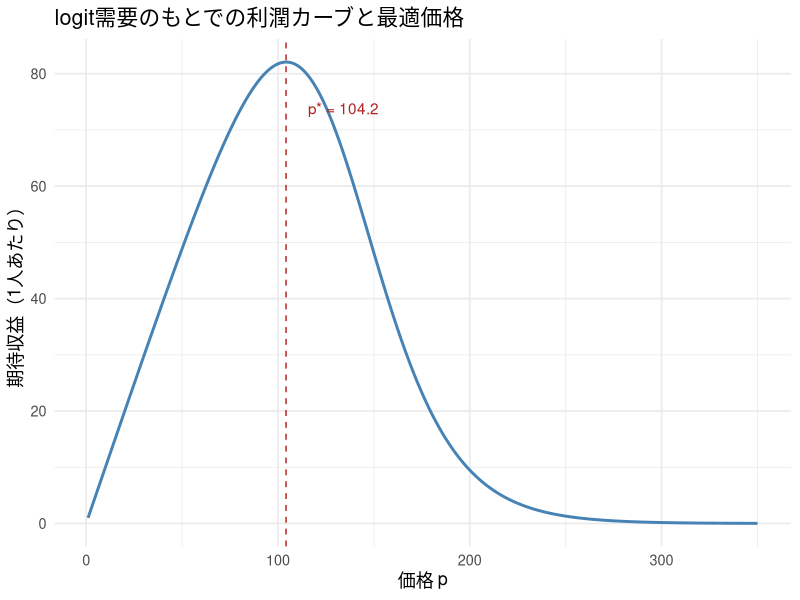
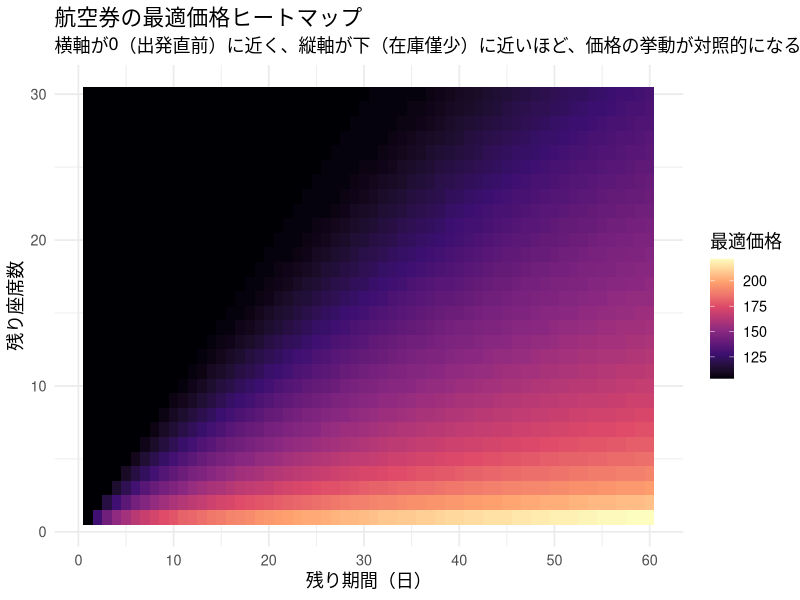
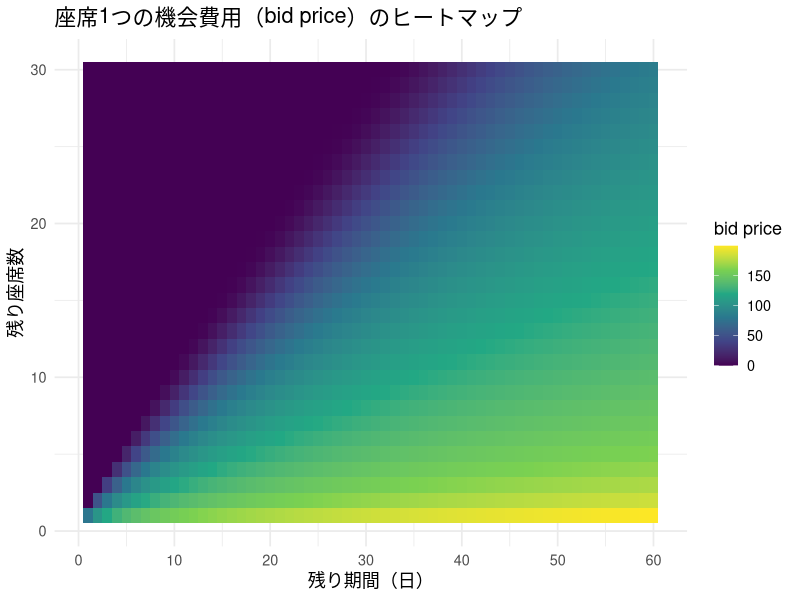
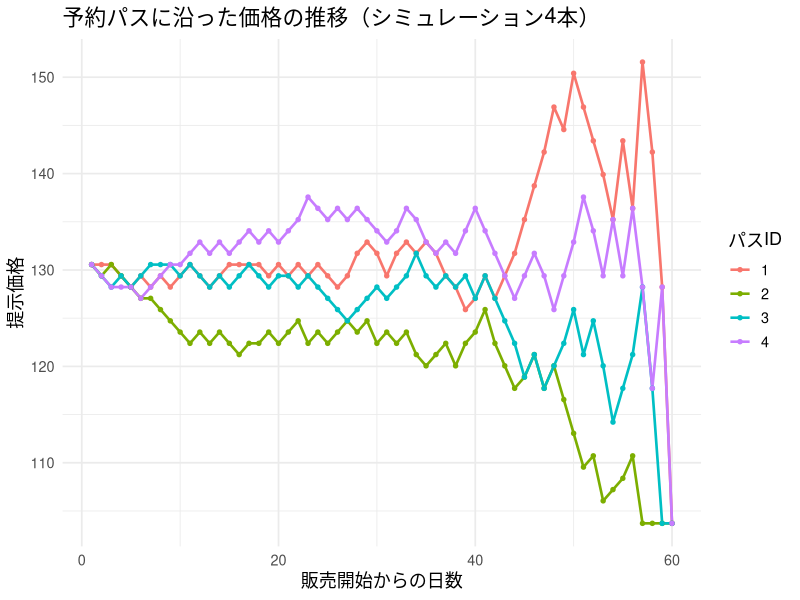
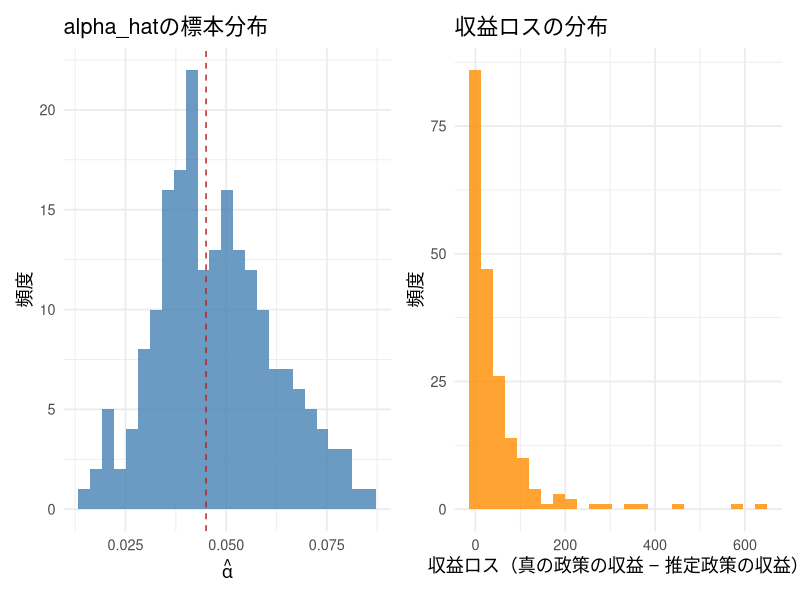

Here is the R script that generated these plots, in order:
## ---- chunk 1
#| include: false
library(ggplot2)
library(dplyr)
library(tidyr)
library(knitr)
library(patchwork)

set.seed(20265)

theme_lecture <- function() {
  fam <- if (Sys.info()[["sysname"]] == "Darwin") "Hiragino Sans" else ""
  theme_minimal(base_size = 13, base_family = fam)
}
theme_set(theme_lecture())
knitr::opts_chunk$set(fig.align = "center", dpi = 144)
options(scipen = 8)
## ---- chunk 2
#| label: lec15-static-profit
theta0 <- 6.0
alpha  <- 0.045

lambda_p <- function(p, theta0, alpha) {
  u <- theta0 - alpha * p
  1 / (1 + exp(-u))
}

p_grid <- seq(1, 350, length.out = 400)
profit_grid <- lambda_p(p_grid, theta0, alpha) * p_grid

static_df <- data.frame(price = p_grid, profit = profit_grid)
p_star_static <- p_grid[which.max(profit_grid)]

ggplot(static_df, aes(x = price, y = profit)) +
  geom_line(color = "steelblue", linewidth = 1) +
  geom_vline(xintercept = p_star_static, linetype = "dashed", color = "firebrick") +
  annotate("text", x = p_star_static + 30, y = max(profit_grid) * 0.9,
           label = paste0("p* = ", round(p_star_static, 1)), color = "firebrick") +
  labs(x = "価格 p", y = "期待収益（1人あたり）",
       title = "logit需要のもとでの利潤カーブと最適価格")
## ---- chunk 3
#| label: lec15-peakload
# 昼と夜、2期間の需要（線形、簡易的に）
q_day   <- function(p) pmax(100 - 2 * p, 0)
q_night <- function(p) pmax(60 - 2 * p, 0)

c_v <- 5   # 可変費用（発電1単位あたり）
c_K <- 20  # 容量費用（容量1単位を用意するコスト、固定費）

# ケースA: 容量費用を両期間で分担すると仮定した場合の価格
# （素朴な「平均費用」的発想、非効率の例として）
p_naive <- c_v + c_K / 2

# ケースB: Steinerのルール。容量を「使う」期（昼）だけが容量費用を負担する。
# 夜は可変費用のみ。昼は可変費用＋容量費用。
p_night_efficient <- c_v
p_day_efficient    <- c_v + c_K

peak_df <- data.frame(
  ルール = c("素朴な平均費用配分", "Steinerの効率的配分（昼）", "Steinerの効率的配分（夜）"),
  価格   = c(p_naive, p_day_efficient, p_night_efficient)
)
kable(peak_df, digits = 1, caption = "peak-load pricingの価格比較（数値例）")
## ---- chunk 4
#| label: lec15-dp-setup
# パラメータ設定：航空券1路線のイメージ
theta0      <- 6.0     # 価格ゼロでの基準効用
alpha       <- 0.045   # 価格係数（第2回以来の記法、alpha > 0）
lambda_bar  <- 0.95    # 1期あたりの客の到着確率
T_period    <- 60      # 販売期間（残り日数の最大値）
C_capacity  <- 30      # 座席数

p_grid <- seq(1, 350, length.out = 300)

purchase_prob <- function(p, theta0, alpha, lambda_bar) {
  u <- theta0 - alpha * p
  lambda_bar * (1 / (1 + exp(-u)))
}
## ---- chunk 5
#| label: lec15-dp-solve
solve_dp <- function(T_period, C_capacity, theta0, alpha, lambda_bar, p_grid) {
  # 行:t=0..T, 列:c=0..C。R索引はt+1, c+1にずれることに注意。
  V      <- matrix(0, nrow = T_period + 1, ncol = C_capacity + 1)
  pstar  <- matrix(NA_real_, nrow = T_period + 1, ncol = C_capacity + 1)
  lamstar <- matrix(0, nrow = T_period + 1, ncol = C_capacity + 1)

  lam_grid <- purchase_prob(p_grid, theta0, alpha, lambda_bar)  # 価格に依存、(t,c)に依らないので外で計算

  for (t in 1:T_period) {
    for (c in 1:C_capacity) {
      # Bellman方程式の右辺をそのまま評価（bid priceへの簡略化はしない）
      # V[t, c]     = V(t-1, c-1) （購入時：1期進み、在庫が1つ減る）
      # V[t, c + 1] = V(t-1, c)   （非購入時：1期進み、在庫は変わらない）
      obj <- lam_grid * (p_grid + V[t, c]) + (1 - lam_grid) * V[t, c + 1]
      best_idx <- which.max(obj)
      V[t + 1, c + 1]      <- obj[best_idx]
      pstar[t + 1, c + 1]  <- p_grid[best_idx]
      lamstar[t + 1, c + 1] <- lam_grid[best_idx]
    }
    V[t + 1, 1] <- 0  # 在庫ゼロ(c=0)なら収益なし
  }
  list(V = V, pstar = pstar, lamstar = lamstar)
}
## ---- chunk 6
#| label: lec15-dp-run
dp_result <- solve_dp(T_period, C_capacity, theta0, alpha, lambda_bar, p_grid)
V_mat      <- dp_result$V
pstar_mat  <- dp_result$pstar
lamstar_mat <- dp_result$lamstar

cat("期待総収益 V(T=60, C=30):", round(V_mat[T_period + 1, C_capacity + 1], 1), "\n")
cat("残り60日・満席時の最適価格:", round(pstar_mat[T_period + 1, C_capacity + 1], 1), "\n")
cat("残り60日・残り1席時の最適価格:", round(pstar_mat[T_period + 1, 2], 1), "\n")
cat("出発前日・満席時の最適価格:", round(pstar_mat[2, C_capacity + 1], 1), "\n")
## ---- chunk 7
#| label: lec15-heatmap-price
#| fig-cap: "最適価格 p*(t,c) のヒートマップ：残り期間×残り座席"
heat_df <- expand.grid(t = 1:T_period, c = 1:C_capacity) %>%
  rowwise() %>%
  mutate(price = pstar_mat[t + 1, c + 1]) %>%
  ungroup()

ggplot(heat_df, aes(x = t, y = c, fill = price)) +
  geom_tile() +
  scale_fill_viridis_c(name = "最適価格", option = "magma") +
  scale_x_continuous(breaks = seq(0, 60, 10)) +
  labs(x = "残り期間（日）", y = "残り座席数",
       title = "航空券の最適価格ヒートマップ",
       subtitle = "横軸が0（出発直前）に近く、縦軸が下（在庫僅少）に近いほど、価格の挙動が対照的になる")
## ---- chunk 8
#| label: lec15-bidprice
bid_price_df <- expand.grid(t = 1:T_period, c = 1:C_capacity) %>%
  rowwise() %>%
  mutate(bid_price = V_mat[t + 1, c + 1] - V_mat[t + 1, c]) %>%
  ungroup()

ggplot(bid_price_df, aes(x = t, y = c, fill = bid_price)) +
  geom_tile() +
  scale_fill_viridis_c(name = "bid price", option = "viridis") +
  scale_x_continuous(breaks = seq(0, 60, 10)) +
  labs(x = "残り期間（日）", y = "残り座席数",
       title = "座席1つの機会費用（bid price）のヒートマップ")
## ---- chunk 9
#| label: lec15-booking-paths
simulate_booking_path <- function(seed, T_period, C_capacity, pstar_mat, lamstar_mat) {
  set.seed(seed)
  c_remain <- C_capacity
  t_remain <- T_period
  path <- data.frame(day = integer(0), t_remain = integer(0), c_remain = integer(0), price = numeric(0))
  day <- 0
  while (t_remain >= 1 && c_remain >= 1) {
    day <- day + 1
    p   <- pstar_mat[t_remain + 1, c_remain + 1]
    lam <- lamstar_mat[t_remain + 1, c_remain + 1]
    path <- rbind(path, data.frame(day = day, t_remain = t_remain, c_remain = c_remain, price = p))
    bought <- runif(1) < lam
    if (bought) c_remain <- c_remain - 1
    t_remain <- t_remain - 1
  }
  path
}

paths_list <- lapply(1:4, function(i) {
  p <- simulate_booking_path(30000 + i, T_period, C_capacity, pstar_mat, lamstar_mat)
  p$path_id <- factor(i)
  p
})
paths_df <- bind_rows(paths_list)

ggplot(paths_df, aes(x = day, y = price, color = path_id)) +
  geom_line(linewidth = 0.9) +
  geom_point(size = 1.2) +
  labs(x = "販売開始からの日数", y = "提示価格",
       title = "予約パスに沿った価格の推移（シミュレーション4本）",
       color = "パスID")
## ---- chunk 10
#| label: lec15-fixed-price
evaluate_fixed_price <- function(p, T_period, C_capacity, theta0, alpha, lambda_bar) {
  lam <- purchase_prob(p, theta0, alpha, lambda_bar)  # スカラー
  W <- matrix(0, nrow = T_period + 1, ncol = C_capacity + 1)
  for (t in 1:T_period) {
    for (c in 1:C_capacity) {
      W[t + 1, c + 1] <- lam * (p + W[t, c]) + (1 - lam) * W[t, c + 1]
    }
    W[t + 1, 1] <- 0
  }
  W[T_period + 1, C_capacity + 1]
}

fixed_p_grid <- seq(1, 350, length.out = 150)
fixed_revenues <- sapply(fixed_p_grid, evaluate_fixed_price,
                          T_period = T_period, C_capacity = C_capacity,
                          theta0 = theta0, alpha = alpha, lambda_bar = lambda_bar)

best_fixed_idx <- which.max(fixed_revenues)
best_fixed_p   <- fixed_p_grid[best_fixed_idx]
best_fixed_rev <- fixed_revenues[best_fixed_idx]

dynamic_rev <- V_mat[T_period + 1, C_capacity + 1]
lift_pct <- 100 * (dynamic_rev - best_fixed_rev) / best_fixed_rev

comparison_df <- data.frame(
  方式 = c("最適固定価格", "動的価格（DP最適）"),
  価格の目安 = c(round(best_fixed_p, 1), "状態に応じて変動"),
  期待収益 = c(round(best_fixed_rev, 1), round(dynamic_rev, 1))
)
kable(comparison_df, caption = "固定価格 vs 動的価格の期待収益比較")
cat("\n動的価格による収益リフト:", round(lift_pct, 2), "%\n")
## ---- chunk 11
#| label: lec15-pipeline-mle
# ステップ0：価格実験データの生成（複数の価格水準をランダムに割り当てて需要を観測する）
price_menu <- c(90, 110, 130, 150, 170)

generate_booking_data <- function(seed, T_period, C_capacity, theta0, alpha, lambda_bar, price_menu) {
  set.seed(seed)
  c_remain <- C_capacity
  prices_obs   <- numeric(0)
  purchase_obs <- numeric(0)
  for (t in T_period:1) {
    if (c_remain == 0) break
    p <- sample(price_menu, 1)
    arrived <- runif(1) < lambda_bar
    if (arrived) {
      u <- theta0 - alpha * p
      prob_buy <- 1 / (1 + exp(-u))
      purchased <- as.numeric(runif(1) < prob_buy)
      prices_obs   <- c(prices_obs, p)
      purchase_obs <- c(purchase_obs, purchased)
      if (purchased == 1) c_remain <- c_remain - 1
    }
  }
  list(prices = prices_obs, purchase = purchase_obs)
}

booking_data <- generate_booking_data(20265, T_period, C_capacity, theta0, alpha, lambda_bar, price_menu)
cat("観測された到着客数：", length(booking_data$prices), "\n")
## ---- chunk 12
#| label: lec15-newton-mle
# ステップ1：ニュートン法による自作MLE（logitの対数尤度は大域的に凹なので、
# 解析的な勾配・ヘシアンを使うと安定して速く収束する）
sigmoid <- function(x) 1 / (1 + exp(-x))

fit_logit_newton <- function(prices, purchase, theta_init = c(0, 0.01), max_iter = 100, tol = 1e-10) {
  n <- length(prices)
  X <- cbind(1, -prices)  # u = X %*% c(const, alpha)
  theta <- theta_init
  for (it in 1:max_iter) {
    u     <- as.vector(X %*% theta)
    p_hat <- sigmoid(u)
    resid <- purchase - p_hat
    grad  <- as.vector(t(X) %*% resid)
    W     <- p_hat * (1 - p_hat)
    H     <- -t(X * W) %*% X
    step  <- solve(H, grad)
    theta_new <- theta - step
    if (max(abs(theta_new - theta)) < tol) {
      theta <- theta_new
      break
    }
    theta <- theta_new
  }
  list(theta = theta, n_iter = it)
}

mle_result <- fit_logit_newton(booking_data$prices, booking_data$purchase)
const_hat <- mle_result$theta[1]
alpha_hat <- mle_result$theta[2]

cat("真の (theta0, alpha):", theta0, alpha, "\n")
cat("推定 (theta0_hat, alpha_hat):", round(const_hat, 3), round(alpha_hat, 4), "\n")
cat("収束までの反復回数:", mle_result$n_iter, "\n")
## ---- chunk 13
#| label: lec15-pipeline-evaluate
# ステップ2：alpha_hatでDPを解いて価格政策を作る
dp_hat <- solve_dp(T_period, C_capacity, const_hat, alpha_hat, lambda_bar, p_grid)
pstar_hat <- dp_hat$pstar

# ステップ3：その政策を「真のモデル」の上で評価する
evaluate_policy_on_true_model <- function(pstar_policy, T_period, C_capacity, theta0, alpha, lambda_bar) {
  W <- matrix(0, nrow = T_period + 1, ncol = C_capacity + 1)
  for (t in 1:T_period) {
    for (c in 1:C_capacity) {
      p <- pstar_policy[t + 1, c + 1]
      lam_true <- purchase_prob(p, theta0, alpha, lambda_bar)
      W[t + 1, c + 1] <- lam_true * (p + W[t, c]) + (1 - lam_true) * W[t, c + 1]
    }
    W[t + 1, 1] <- 0
  }
  W[T_period + 1, C_capacity + 1]
}

revenue_true_policy <- V_mat[T_period + 1, C_capacity + 1]
revenue_hat_policy   <- evaluate_policy_on_true_model(pstar_hat, T_period, C_capacity, theta0, alpha, lambda_bar)
revenue_loss <- revenue_true_policy - revenue_hat_policy

cat("真の政策の期待収益:", round(revenue_true_policy, 1), "\n")
cat("推定政策(alpha_hatベース)を真のモデルで評価した期待収益:", round(revenue_hat_policy, 1), "\n")
cat("収益ロス:", round(revenue_loss, 1), "（真の収益の", round(100*revenue_loss/revenue_true_policy, 2), "%）\n")
## ---- chunk 14
#| label: lec15-montecarlo-pipeline
n_mc <- 200
alpha_hat_vec <- numeric(n_mc)
revenue_loss_vec <- numeric(n_mc)

for (m in 1:n_mc) {
  bd <- generate_booking_data(10000 + m, T_period, C_capacity, theta0, alpha, lambda_bar, price_menu)
  if (length(bd$prices) < 5 || sd(bd$prices) < 1e-8) {
    alpha_hat_vec[m] <- NA
    revenue_loss_vec[m] <- NA
    next
  }
  fit_m <- fit_logit_newton(bd$prices, bd$purchase)
  a_hat_m <- fit_m$theta[2]
  c_hat_m <- fit_m$theta[1]
  if (!is.finite(a_hat_m) || a_hat_m <= 0 || a_hat_m > 1) {
    alpha_hat_vec[m] <- a_hat_m
    revenue_loss_vec[m] <- NA
    next
  }
  dp_m <- solve_dp(T_period, C_capacity, c_hat_m, a_hat_m, lambda_bar, p_grid)
  rev_m <- evaluate_policy_on_true_model(dp_m$pstar, T_period, C_capacity, theta0, alpha, lambda_bar)
  alpha_hat_vec[m] <- a_hat_m
  revenue_loss_vec[m] <- revenue_true_policy - rev_m
}

mc_df <- data.frame(alpha_hat = alpha_hat_vec, revenue_loss = revenue_loss_vec) %>%
  filter(!is.na(revenue_loss))

cat("有効な反復数:", nrow(mc_df), "/", n_mc, "\n")
cat("alpha_hatの平均:", round(mean(mc_df$alpha_hat), 4), "（真値:", alpha, "）\n")
cat("alpha_hatの標準偏差:", round(sd(mc_df$alpha_hat), 4), "\n")
cat("収益ロスの平均:", round(mean(mc_df$revenue_loss), 1),
    "（真の収益の", round(100*mean(mc_df$revenue_loss)/revenue_true_policy, 2), "%）\n")
cat("収益ロスの中央値:", round(median(mc_df$revenue_loss), 1), "\n")
## ---- chunk 15
#| label: lec15-montecarlo-hist
#| fig-cap: "推定誤差から生まれる収益ロスの分布（モンテカルロ200回）"
p1 <- ggplot(mc_df, aes(x = alpha_hat)) +
  geom_histogram(bins = 25, fill = "steelblue", alpha = 0.8) +
  geom_vline(xintercept = alpha, linetype = "dashed", color = "firebrick") +
  labs(x = expression(hat(alpha)), y = "頻度", title = "alpha_hatの標本分布")

p2 <- ggplot(mc_df, aes(x = revenue_loss)) +
  geom_histogram(bins = 25, fill = "darkorange", alpha = 0.8) +
  labs(x = "収益ロス（真の政策の収益 − 推定政策の収益）", y = "頻度",
       title = "収益ロスの分布")

p1 + p2
## ---- chunk 16
#| label: lec15-feedback-loop
generate_booking_data_dynamic <- function(seed, T_period, C_capacity, theta0, alpha, lambda_bar, pstar_policy) {
  set.seed(seed)
  c_remain <- C_capacity
  prices_obs   <- numeric(0)
  purchase_obs <- numeric(0)
  for (t in T_period:1) {
    if (c_remain == 0) break
    p <- pstar_policy[t + 1, c_remain + 1]
    arrived <- runif(1) < lambda_bar
    if (arrived) {
      u <- theta0 - alpha * p
      purchased <- as.numeric(runif(1) < sigmoid(u))
      prices_obs   <- c(prices_obs, p)
      purchase_obs <- c(purchase_obs, purchased)
      if (purchased == 1) c_remain <- c_remain - 1
    }
  }
  list(prices = prices_obs, purchase = purchase_obs)
}

dyn_data <- generate_booking_data_dynamic(20268, T_period, C_capacity, theta0, alpha, lambda_bar, pstar_mat)
cat("動的価格データでの価格の標準偏差:", round(sd(dyn_data$prices), 2), "\n")
cat("価格実験データでの価格の標準偏差（参考、上のbooking_data）:", round(sd(booking_data$prices), 2), "\n")

fit_dyn <- fit_logit_newton(dyn_data$prices, dyn_data$purchase)
cat("動的価格データのみで推定したalpha_hat:", round(fit_dyn$theta[2], 4), "（真値:", alpha, "）\n")
## ---- chunk 17
#| label: lec15-course-map
course_map <- data.frame(
  軸 = c("需要推定", "需要推定", "需要推定", "供給側行動", "異質性の把握", "因果推論",
         "因果推論", "階層・異質性", "階層・異質性", "異質性・政策", "動学",
         "動学", "動学（本日）"),
  回  = c("第2回", "第3回", "第4回", "第4回", "第6回", "第7回",
         "第8回", "第9回", "第10回", "第11回", "第13回",
         "第14回", "第15回"),
  内容 = c("logit需要・MLE", "IV・nested logit", "random coefficient logit",
          "Bertrand-Nash・合併分析", "コンジョイント・WTP", "A/Bテスト",
          "観察データの因果推論", "階層モデル・shrinkage", "BG/NBD・CLV",
          "ターゲティング・policy learning", "動学的離散選択（消費者）",
          "state dependence・買いだめ", "dynamic pricing（企業）")
)
kable(course_map, caption = "計量経済学IIの15回地図：4つの軸から価格最適化へ")
